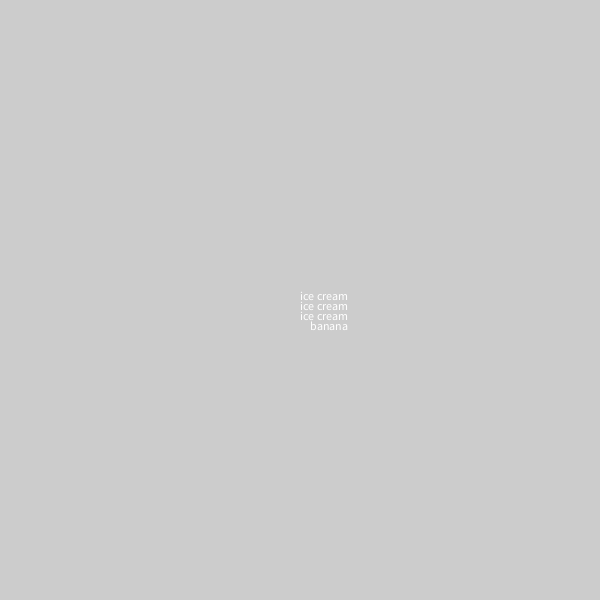
Frame 1 (no input)
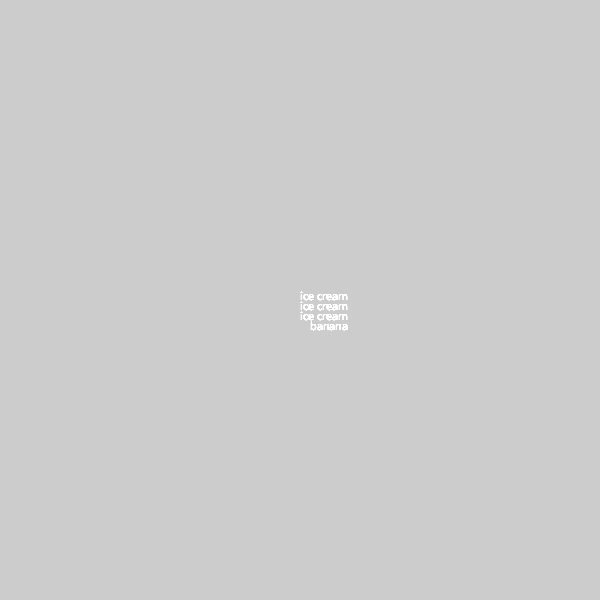
Frame 60 (the mouse pressed at the canvas centre just before this capture)
Frame 120 (the mouse held since frame 60 and released just before this capture): identical to frame 60, image omitted

The Processing sketch that drew these frames (run headless with seeded random() and noise(); from frame 60 on, the mouse is pressed at the canvas centre):

// Processing sketch: banana_split
// ── banana_split.pde

void setup (){
  size(600,600);
}

void draw () {
  int yPos = 300;
  for (int i = 0; i < 3; i++){
    text("ice cream ", 300, yPos);
    yPos = yPos + 10;
  }
  text("banana ", 310, 330);
}
